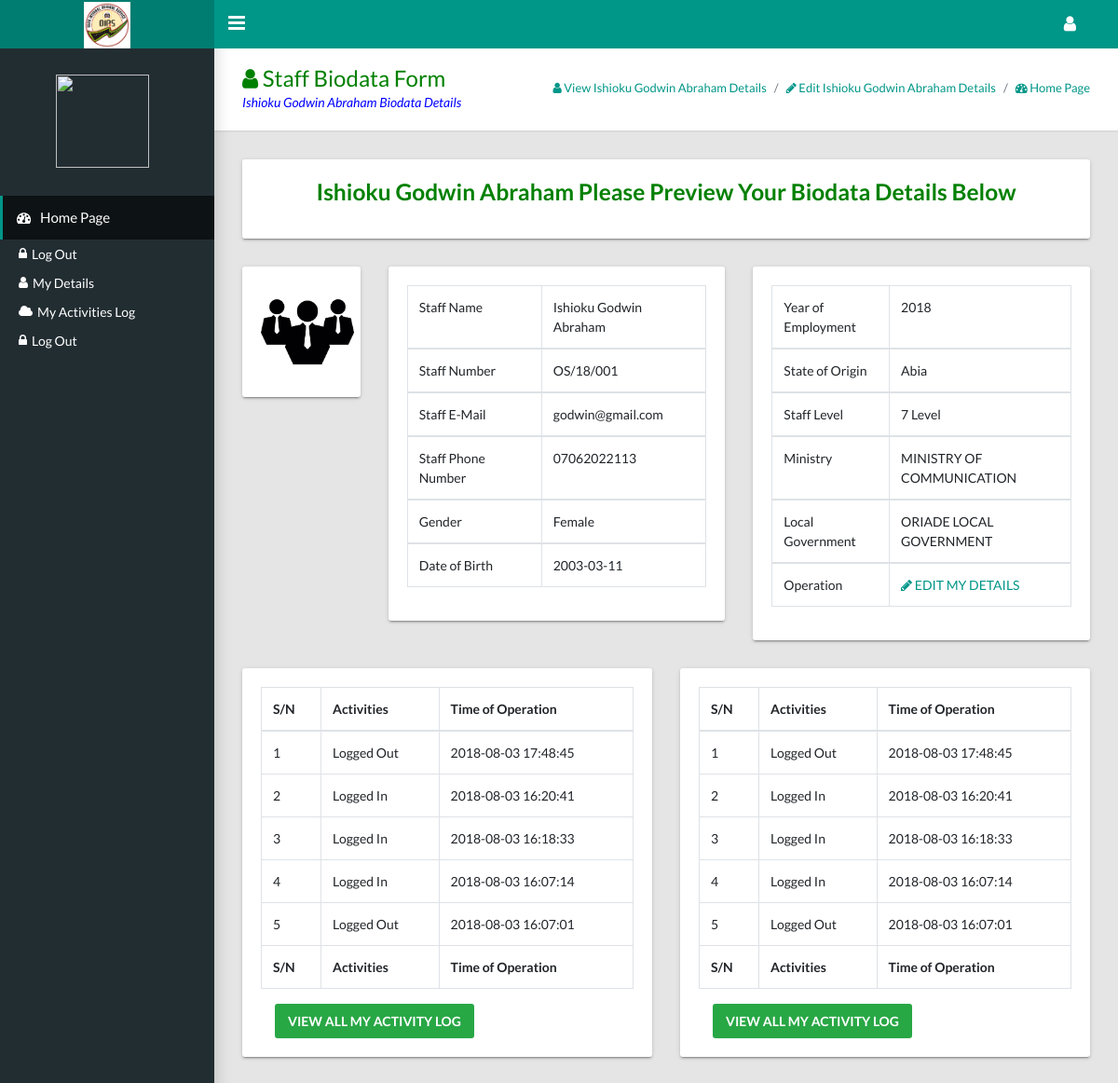
The page /head-of-department/my-details.php?staff_number=OS/18/001 on the database its author committed.
### tables this page shows
CREATE TABLE `staff_biodata` (
  `staff_id` int(255) NOT NULL,
  `staff_passport` text NOT NULL,
  `staff_name` varchar(255) NOT NULL,
  `staff_number` varchar(255) NOT NULL,
  `sex` varchar(6) NOT NULL,
  `birth_date` varchar(255) NOT NULL,
  `local_govt_id` int(255) NOT NULL,
  `ministry_id` int(255) NOT NULL,
  `year_of_employment` varchar(255) NOT NULL,
  `category_id` int(255) NOT NULL,
  `staff_email` varchar(255) NOT NULL,
  `staff_phone` varchar(255) NOT NULL,
  `state_origin` varchar(255) NOT NULL,
  `staff_level` varchar(255) NOT NULL,
  `type_id` int(255) NOT NULL,
  `time_added` timestamp NOT NULL DEFAULT CURRENT_TIMESTAMP ON UPDATE CURRENT_TIMESTAMP
);

CREATE TABLE `ministry` (
  `ministry_id` int(255) NOT NULL,
  `ministry_name` text NOT NULL,
  `ministry_code` varchar(255) NOT NULL,
  `ministry_logo` text NOT NULL,
  `time_added` timestamp NOT NULL DEFAULT CURRENT_TIMESTAMP ON UPDATE CURRENT_TIMESTAMP
);

CREATE TABLE `local_govt` (
  `local_govt_id` int(255) NOT NULL,
  `local_govt_name` text NOT NULL,
  `local_govt_code` varchar(255) NOT NULL,
  `time_added` timestamp NOT NULL DEFAULT CURRENT_TIMESTAMP ON UPDATE CURRENT_TIMESTAMP
);

CREATE TABLE `activity` (
  `act_id` int(255) NOT NULL,
  `action` text NOT NULL,
  `user_details` varchar(255) NOT NULL,
  `time_added` timestamp NULL DEFAULT CURRENT_TIMESTAMP ON UPDATE CURRENT_TIMESTAMP
);

### ict-department/libs_dev/staff/staff_class.php (called while the page is built, shortened)
<?php
	class staffBiodataIGR
	{
		public $db;
		function __construct($db)
		{
			$this->db=$db;
		}
		public function seestaff_biodataDetails($staff_number)
		{
			try {
				$gettingstaff_biodataDetails = $this->db->prepare("SELECT * FROM staff_biodata WHERE staff_number=:staff_number");
				$arrGet = array(':staff_number'=>$staff_number);
				$gettingstaff_biodataDetails->execute($arrGet);
				$see_staff_biodata = $gettingstaff_biodataDetails->fetch();
				return $see_staff_biodata;
			} catch (PDOException $e) {
				$_SESSION['error']= $e->getMessage();
			}
		}
	}
?>

### ict-department/libs_dev/local-ministry/local_ministry_class.php (called while the page is built, shortened)
<?php
	class stateMinistry
	{
		public $db;
		function __construct($db)
		{
			$this->db=$db;
		}
		public function gettingMinistryIDDetails($ministry_id)
		{
			try {
				$gettingMinistry = $this->db->prepare("SELECT * FROM ministry WHERE ministry_id=:ministry_id");
				$getMin = array(':ministry_id'=>$ministry_id);
				$gettingMinistry->execute($getMin);
				$gold = $gettingMinistry->fetch();
				return $gold;
			} catch (PDOException $e) {
				$_SESSION['error'] = $e->getMessage();
			}
		}
	}
	class localMinistry extends stateMinistry{
		public function gettingLocalGocyIDDetails($local_govt_id)
		{
			try {
				$gettingMinistry = $this->db->prepare("SELECT * FROM local_govt WHERE local_govt_id=:local_govt_id");
				$getMin = array(':local_govt_id'=>$local_govt_id);
				$gettingMinistry->execute($getMin);
				$gold = $gettingMinistry->fetch();
				return $gold;
			} catch (PDOException $e) {
				$_SESSION['error'] = $e->getMessage();
			}
		}
	}
?>

### head-of-department/my-details.php (the view, shortened to what this page needs)
<?php
	require '../header.php';
    require '../ict-department/libs_dev/staff/staff_class.php';
    $staffBiodata = new staffBiodataIGR($db);
	require '../side-bar.php';
    require '../ict-department/libs_dev/local-ministry/local_ministry_class.php';
    $minstryDetails = new stateMinistry($db);
    $localDetails = new localMinistry($db);
    $staff_number = $_GET['staff_number'];
    $staffDetails = $staffBiodata->seestaff_biodataDetails($staff_number);
    $staff_name = $staffDetails['staff_name'];
?>
<main class="app-content">
    <div class="app-title">
        <div>
	         <div>
                <h1 style="color: green"><i class="fa fa-user"></i> Staff Biodata Form</h1>
                <p style="color: blue"><?php echo $staff_name ?> Biodata Details</p>
            </div>
        </div>
        <ul class="app-breadcrumb breadcrumb">
             <li class="breadcrumb-item active"><a href="my-details.php?staff_number=<?php echo $staff_number ?>"><i class="fa fa-user"></i> View <?php echo $staff_name ?> Details </a></li>
            <li class="breadcrumb-item"><a href="edit-staff-details.php?staff_number=<?php echo $staff_number ?>"><i class="fa fa-pencil"></i> Edit <?php echo $staff_name ?> Details </a></li>
          	<li class="breadcrumb-item"><a href="./"><i class="fa fa-dashboard"></i> Home Page</a></li>
        </ul>
    </div>
    <div class="row">
        <div class="col-md-12">
        </div>
        <div class="col-md-12">
            <div class="tile">
                <div class="row">
                    <div class="col-lg-12">
                        <h3><p align="center" style="color: green"> <?php echo $staff_name ?> Please Preview Your Biodata Details Below </p></h3>
                    </div>
                </div>
            </div>
            <form action="process-add-staff-biodata.php" method="post" enctype="multipart/form-data">
                <div class="row">
                    <div class="col-md-2">
                        <div class="tile">
                            <img src="<?php echo '../ict-department/staff-passport/'.$staffDetails['staff_passport']; ?>" align="center" style="height:100px; width: 100px;">
                        </div>
                    </div>
                    <div class="col-md-5">
                        <div class="tile">
                            <div class="tile-body">
                                <table class="table table-hover table-bordered" id="sampleTable">
                                    <b>
                                    <tbody>
                                        <tr>
                                            <td>Staff Name</td>
                                            <td><?php echo $staff_name ?></td>
                                        </tr>
                                    </tbody>
                                    <tbody>
                                        <tr>
                                            <td>Staff Number</td>
                                            <td><?php echo $staff_number; ?></td>
                                        </tr>
                                    </tbody>
                                    <tbody>
                                        <tr>
                                            <td>Staff E-Mail</td>
                                            <td><?php echo $staff_email= $staffDetails['staff_email'] ?></td>
                                        </tr>
                                    </tbody>
                                    <tbody>
                                        <tr>
                                            <td>Staff Phone Number</td>
                                            <td><?php echo $staffDetails['staff_phone'] ?></td>
                                        </tr>
                                    </tbody>
                                    <tbody>
                                        <tr>
                                            <td>Gender</td>
                                            <td><?php echo $staffDetails['sex'] ?></td>
                                        </tr>
                                    </tbody>
                                    <tbody>
                                        <tr>
                                            <td>Date of Birth</td>
                                            <td><?php echo $staffDetails['birth_date'] ?></td>
                                        </tr>
                                    </tbody></b>
                                </table>
                            </div>
                        </div>
                    </div>
                    <div class="col-md-5">
                        <div class="tile">
                            <div class="tile-body">
                                <table class="table table-hover table-bordered" id="sampleTable">
                                    <tbody>
                                        <tr>
                                            <td>Year of Employment</td>
                                            <td><?php echo $staffDetails['year_of_employment'] ?></td>
                                        </tr>
                                    </tbody>
                                    <tbody>
                                        <tr>
                                            <td>State of Origin</td>
                                            <td><?php echo $staffDetails['state_origin'] ?></td>
                                        </tr>
                                    </tbody>
                                    <tbody>
                                        <tr>
                                            <td>Staff Level</td>
                                            <td><?php echo $staffDetails['staff_level'] ?></td>
                                        </tr>
                                    </tbody>
                                    <tbody>
                                        <tr>
                                            <td>Ministry</td>
                                            <td><?php $ministry_id = $staffDetails['ministry_id'];
                                            $sola= $minstryDetails->gettingMinistryIDDetails($ministry_id);
                                            echo $sola['ministry_name']; ?></td>
                                        </tr>
                                    </tbody>
                                    <tbody>
                                        <tr>
                                            <td>Local Government</td>
                                            <td><?php $local_govt_id= $staffDetails['local_govt_id'];
                                            $depo = $localDetails->gettingLocalGocyIDDetails($local_govt_id);
                                            echo $depo['local_govt_name']; ?></td>
                                        </tr>
                                    </tbody>
                                    <tbody>
                                        <tr>
                                            <td>Operation</td>
                                            <td><a href="edit-staff-details.php?staff_number=<?php echo $staff_number ?>"><i class="fa fa-pencil"></i> EDIT MY DETAILS</a></td>
                                        </tr>
                                    </tbody>
                                </table>
                            </div>
                        </div>
                    </div>
                    <div class="col-md-6">
                        <div class="tile">
                            <div class="tile-body">
                                <div class="tile-body"><?php
                                    $staff_activity = $db->prepare("SELECT * FROM activity WHERE user_details=:staff_email ORDER BY act_id DESC LIMIT 0,5");
                                    $arrAct = array(':staff_email'=>$staff_email);
                                    $staff_activity->execute($arrAct);
                                    if($staff_activity->rowCount()==0){  ?>
                                        <p style="color: red" align="center">No Activity Was Found For <?php echo $staff_name; ?></p><?php
                                    }else{?>
                                        <table class="table table-hover table-bordered" id="sampleTable">
                                            <thead>
                                                <tr>
                                                    <th>S/N</th>
                                                    <th>Activities</th>
                                                    <th>Time of Operation</th>
                                                </tr>
                                            </thead>
                                             <tfoot>
                                                <tr>
                                                    <th>S/N</th>
                                                    <th>Activities</th>
                                                    <th>Time of Operation</th>
                                                </tr>
                                            </tfoot>
                                            <tbody><?php
                                                $num =1;
                                                while($see_staff_act = $staff_activity->fetch()){ ?>
                                                    <tr>
                                                        <td><?php echo $num; ?></td>
                                                        <td><?php echo $see_staff_act['action']; ?></td>
                                                        <td class="color-primary"><?php echo $see_staff_act['time_added']; ?></td>
                                                    </tr><?php
                                                    $num++;
                                                } ?>
                                            </tbody>
                                        </table><?php
                                    } ?>
                                    <div class="col-lg-6" align="center">
                                        <a href="my-activities-log.php" class="btn btn-success">VIEW ALL MY ACTIVITY LOG</a>
                                    </div>
                                </div>
                            </div>
                        </div>
                    </div>
                    <div class="col-md-6">
                        <div class="tile">
                            <div class="tile-body">
                                <div class="tile-body"><?php
                                    $staff_activity = $db->prepare("SELECT * FROM activity WHERE user_details=:staff_email ORDER BY act_id DESC LIMIT 0,5");
                                    $arrAct = array(':staff_email'=>$staff_email);
                                    $staff_activity->execute($arrAct);
                                    if($staff_activity->rowCount()==0){  ?>
                                        <p style="color: red" align="center">No Activity Was Found For <?php echo $staff_name; ?></p><?php
                                    }else{?>
                                        <table class="table table-hover table-bordered" id="sampleTable">
                                            <thead>
                                                <tr>
                                                    <th>S/N</th>
                                                    <th>Activities</th>
                                                    <th>Time of Operation</th>
                                                </tr>
                                            </thead>
                                             <tfoot>
                                                <tr>
                                                    <th>S/N</th>
                                                    <th>Activities</th>
                                                    <th>Time of Operation</th>
                                                </tr>
                                            </tfoot>
                                            <tbody><?php
                                                $num =1;
                                                while($see_staff_act = $staff_activity->fetch()){ ?>
                                                    <tr>
                                                        <td><?php echo $num; ?></td>
                                                        <td><?php echo $see_staff_act['action']; ?></td>
                                                        <td class="color-primary"><?php echo $see_staff_act['time_added']; ?></td>
                                                    </tr><?php
                                                    $num++;
                                                } ?>
                                            </tbody>
                                        </table><?php
                                    } ?>
                                    <div class="col-lg-6" align="center">
                                        <a href="" class="btn btn-success">VIEW ALL MY ACTIVITY LOG</a>
                                    </div>
                                </div>
                            </div>
                        </div>
                    </div>
                </div>
            </form>
         </div>
    </div>
</main>
<?php
	require '../footer.php';
?>

### rows shown on the page
staff_biodata: staff_name "Ishioku Godwin Abraham", staff_passport (picture), staff_email "godwin@gmail.com", staff_phone "07062022113", sex "Female", birth_date "2003-03-11", year_of_employment "2018", state_origin "Abia", staff_level "7 Level"
ministry: ministry_name "MINISTRY OF COMMUNICATION"
local_govt: local_govt_name "ORIADE LOCAL GOVERNMENT"
activity: action "Logged Out", time_added "2018-08-03 17:48:45"
activity: action "Logged In", time_added "2018-08-03 16:20:41"
activity: action "Logged In", time_added "2018-08-03 16:18:33"
activity: action "Logged In", time_added "2018-08-03 16:07:14"
activity: action "Logged Out", time_added "2018-08-03 16:07:01"

### other values the page prints
$staff_number "OS/18/001"
